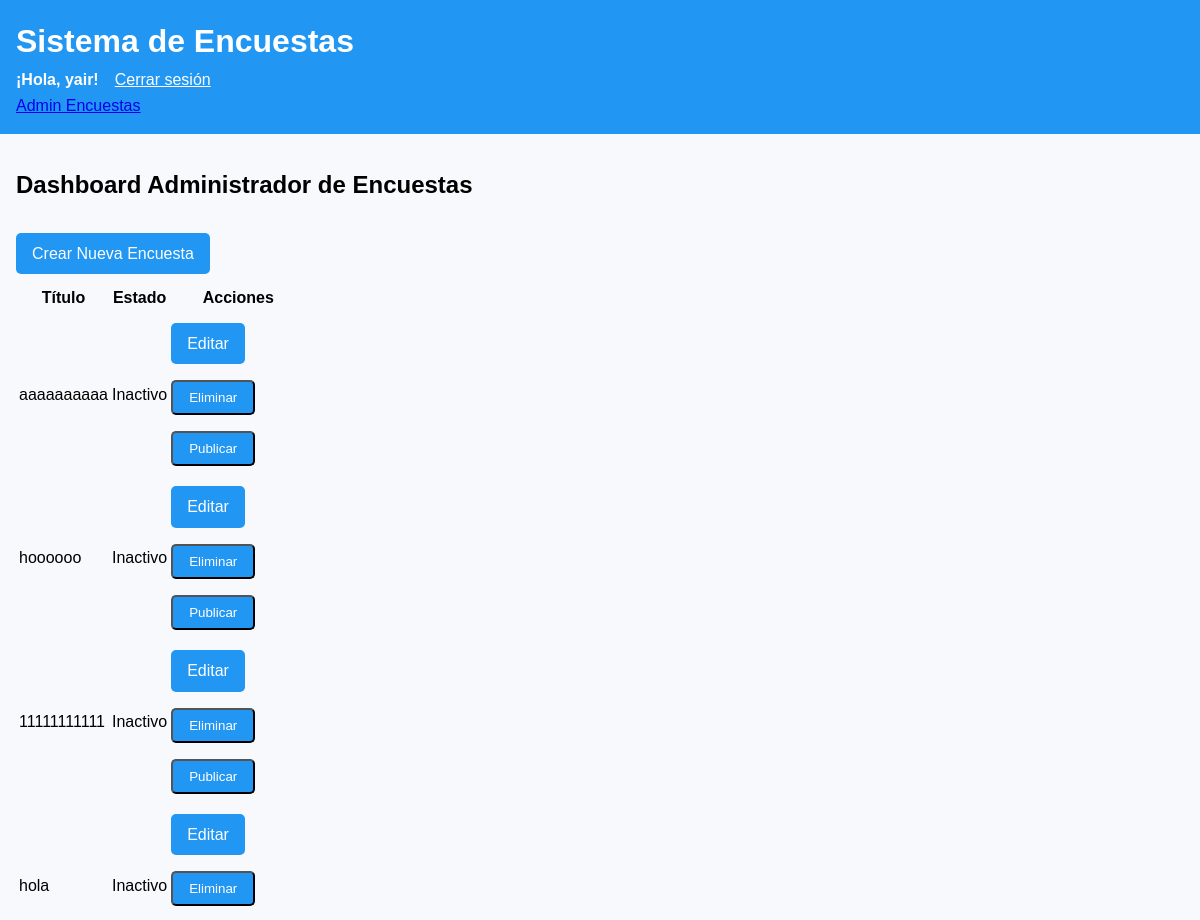
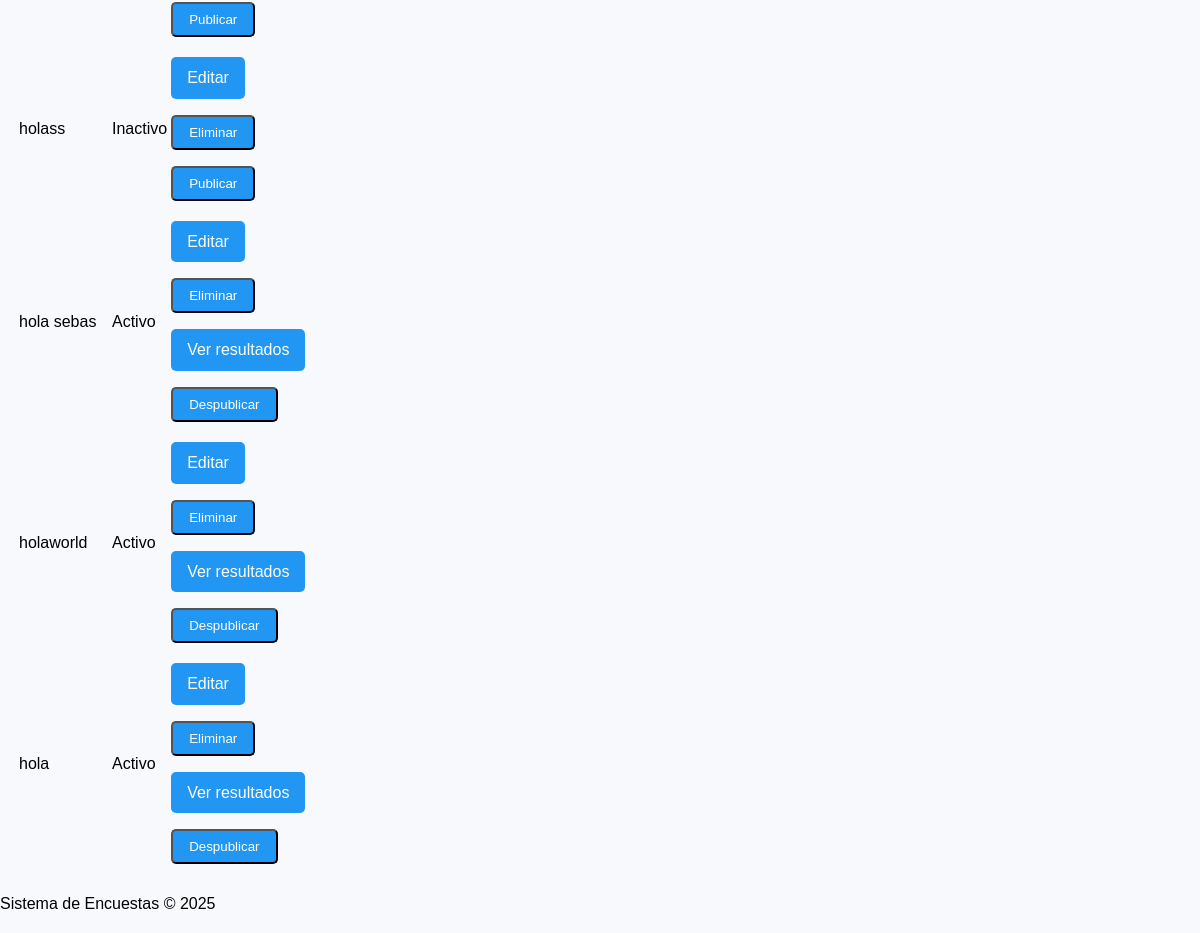
/survey-admin/ (signed in), run on the app's committed database (2 pictures, top to bottom).
### survey_app/models.py (models this page shows, shortened)
class Survey(models.Model):
    title = models.CharField(max_length=200)
    description = models.TextField()
    created_by = models.ForeignKey(User, on_delete=models.CASCADE)
    created_at = models.DateTimeField(auto_now_add=True)
    is_published = models.BooleanField(default=False)

### survey_app/views.py (the view)
# urls.py: path('survey-admin/', views.admin_survey, name='admin_survey'),
@staff_member_required
def admin_survey(request):
    surveys = Survey.objects.filter(created_by=request.user).order_by('-created_at')
    return render(request, 'survey_app/admin_survey.html', {'surveys': surveys})

### survey_app/templates/survey_app/admin_survey.html (shortened to what this page needs)
{% extends 'survey_app/base.html' %}
{% load static %}
{% block content %}
<div class="dashboard-container">
    <h2>Dashboard Administrador de Encuestas</h2>
    <div class="survey-actions">
        <a href="{% url 'create_survey' %}" class="btn btn-primary">Crear Nueva Encuesta</a>
    </div>
    <table class="survey-table">
        <thead>
            <tr>
                <th>Título</th>
                <th>Estado</th>
                <th>Acciones</th>
            </tr>
        </thead>
        <tbody>
            {% for survey in surveys %}
            <tr>
                <td>{{ survey.title }}</td>
                <td>
                    <span class="status-badge {% if survey.is_published %}active{% else %}inactive{% endif %}">
                        {% if survey.is_published %}Activo{% else %}Inactivo{% endif %}
                    </span>
                </td>
                <td class="action-buttons">
                    <a href="{% url 'edit_survey' survey.id %}" class="btn btn-edit">Editar</a>
                    <form action="{% url 'delete_survey' survey.id %}" method="post" class="inline-form">
                        <button type="submit" class="btn btn-delete">Eliminar</button>
                    </form>
                    {% if survey.is_published %}
                    <a href="{% url 'survey_results' survey.id %}" class="btn btn-results">Ver resultados</a>
                    {% endif %}
                    {% if not survey.is_published %}
                    <form action="{% url 'publish_survey' survey.id %}" method="post" class="inline-form">
                        <button type="submit" class="btn btn-publish">Publicar</button>
                    </form>
                    {% else %}
                    <form action="{% url 'unpublish_survey' survey.id %}" method="post" class="inline-form">
                        <button type="submit" class="btn btn-unpublish">Despublicar</button>
                    </form>
                    {% endif %}
                </td>
            </tr>
            {% empty %}
            <tr>
                <td colspan="3">No hay encuestas creadas</td>
            </tr>
            {% endfor %}
        </tbody>
    </table>
</div>
{% endblock %}

### survey_app/templates/survey_app/base.html (shortened to what this page needs)
{% load static %}
<!DOCTYPE html>
<html lang="es">
<head>
    <link rel="stylesheet" href="{% static 'survey_app/css/styles.css' %}">
    <link rel="stylesheet" href="https://cdnjs.cloudflare.com/ajax/libs/font-awesome/5.15.4/css/all.min.css">
</head>
<body>
    <header>
        <h1>Sistema de Encuestas</h1>
    {% if user.is_authenticated %}
        <div class="user-info">
            <span class="username">¡Hola, {{ user.username }}!</span>
            <form action="{% url 'logout' %}" method="post" class="logout-form">
                <button type="submit" class="logout-btn">Cerrar sesión</button>
            </form>
        </div>
    {% else %}
        <a href="{% url 'login' %}" class="login-link">Iniciar sesión</a>
    {% endif %}
    {% if user.is_staff %}
    <nav class="staff-nav">
        <a href="{% url 'admin_survey' %}" class="nav-link">Admin Encuestas</a>
    </nav>
    {% endif %}
    </header>
    <main>
        {% block content %}
        {% endblock %}
    </main>
    <footer>
        <p>Sistema de Encuestas &copy; {% now "Y" %}</p>
    </footer>
</body>
</html>

### survey_app/static/survey_app/css/styles.css (style rules this page uses)
body { font-family: Arial, sans-serif; background-color: #f7f9fc; margin: 0; padding: 0; line-height: 1.6; }
header { background-color: #2196f3; color: white; padding: 1rem; margin-bottom: 2rem; }
header h1 { margin: 0; }
main { padding: 0 1rem; max-width: 1200px; margin: 0 auto; }
.btn { display: inline-block; background-color: #2196f3; color: white; padding: 0.5rem 1rem; text-decoration: none; border-radius: 5px; margin: 0.5rem 0; }
.survey-actions { margin-top: 1rem; display: flex; gap: 0.5rem; }
.logout-form { display: inline; margin: 0; padding: 0; }
.logout-btn { background: none; border: none; color: white; cursor: pointer; text-decoration: underline; font: inherit; padding: 0; }
.user-info { display: flex; align-items: center; gap: 1rem; }
.username { color: white; font-weight: bold; }
.survey-actions { display: flex; flex-wrap: wrap; gap: 0.5rem; align-items: center; margin-top: 1rem; }

### data on the page
Survey: title "aaaaaaaaaa", is_published "Inactivo"
Survey: title "hoooooo", is_published "Inactivo"
Survey: title "11111111111", is_published "Inactivo"
Survey: title "hola", is_published "Inactivo"
Survey: title "holass", is_published "Inactivo"
Survey: title "hola sebas", is_published "Activo"
Survey: title "holaworld", is_published "Activo"
Survey: title "hola", is_published "Activo"

### other printed values
{{ user.username }} "yair"
